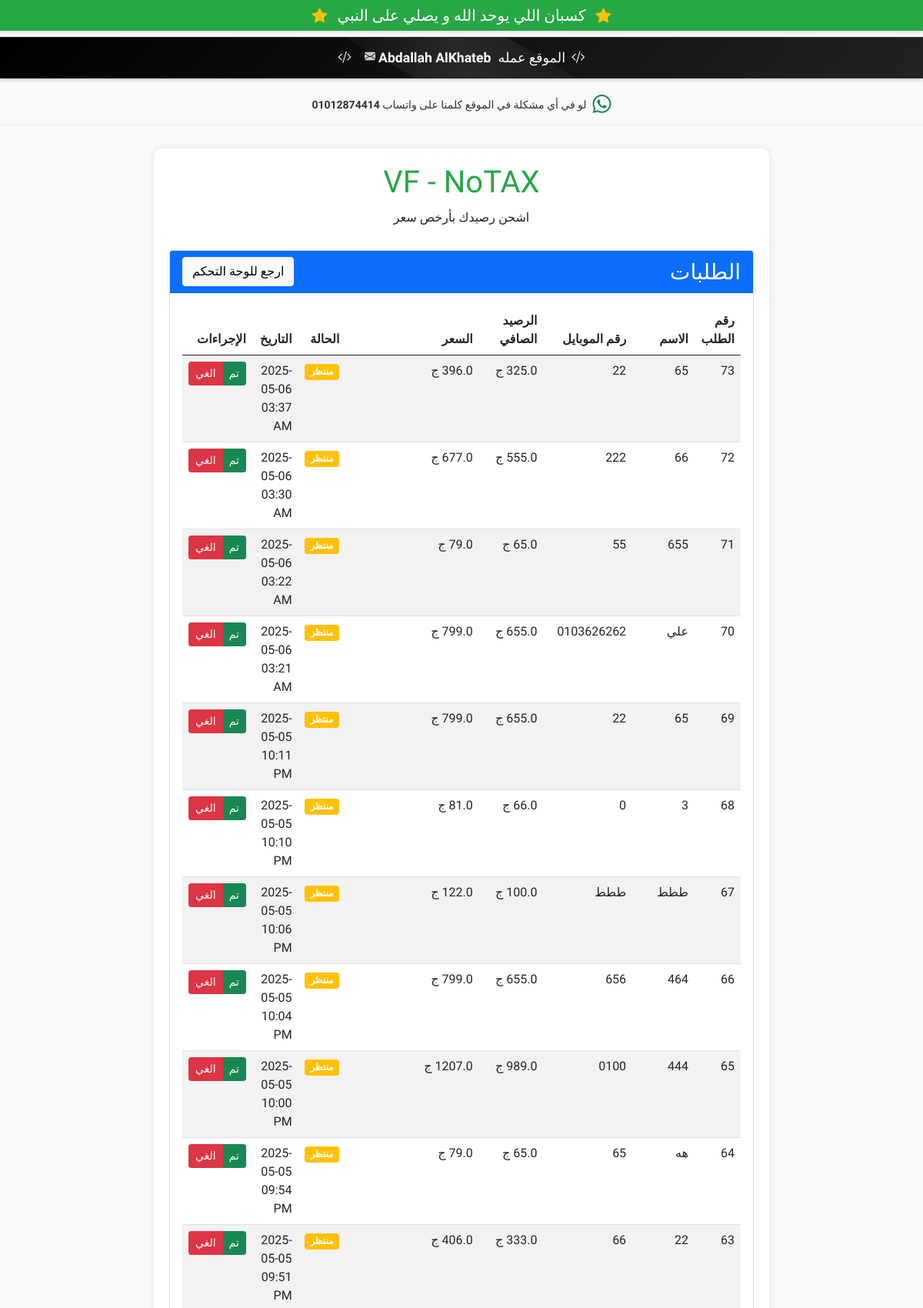
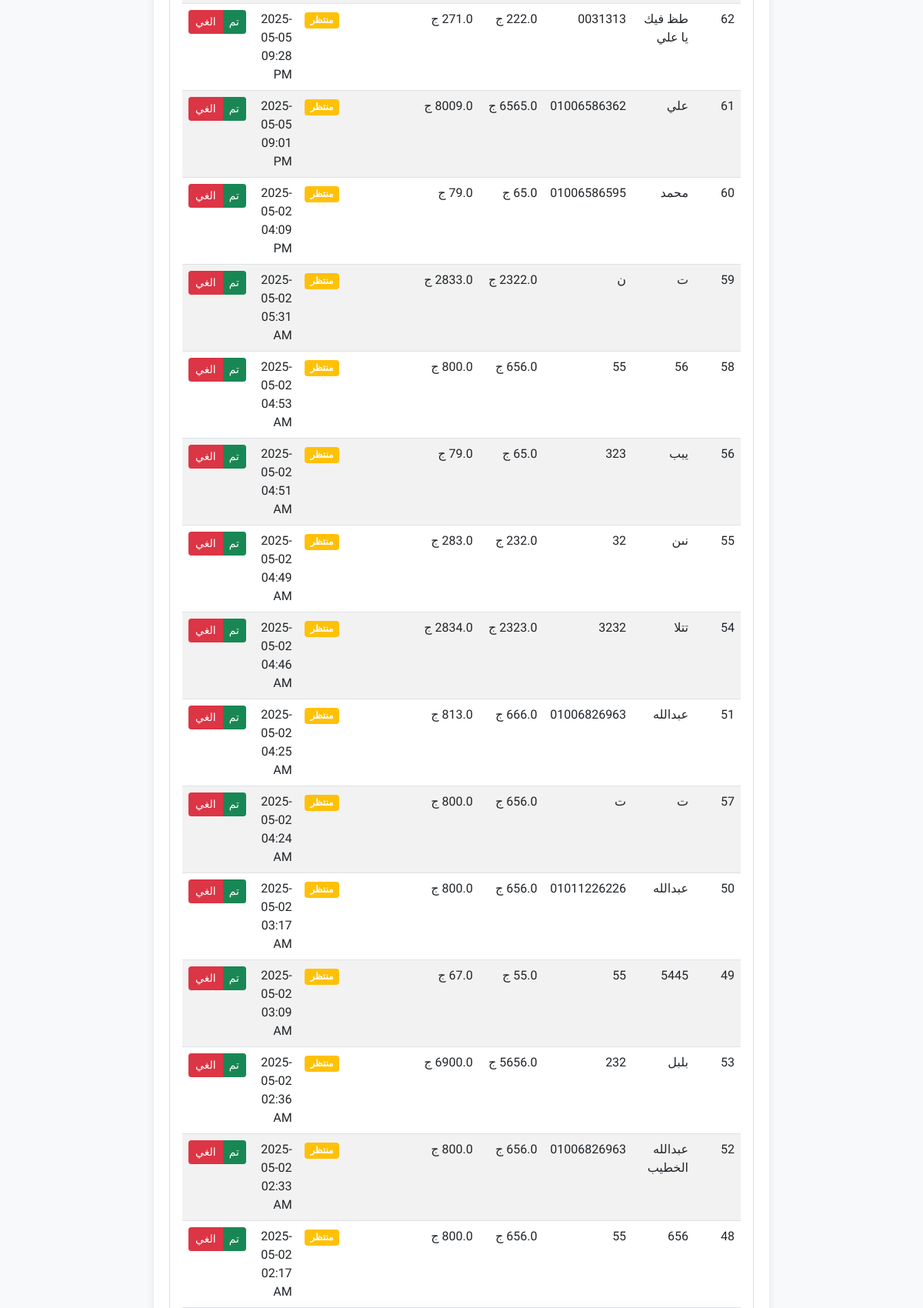
The page /orders (signed in, upper part) on the database its author committed (2 pictures, top to bottom).
### app.py (models this page shows, shortened)
class Order(db.Model):
    id = db.Column(db.Integer, primary_key=True)
    user_name = db.Column(db.String(100), nullable=False)
    user_phone = db.Column(db.String(20), nullable=False)
    net_balance = db.Column(db.Float, nullable=False)
    total_cost = db.Column(db.Float, nullable=False)
    receipt_image = db.Column(db.String(255), nullable=True)
    status = db.Column(db.String(20), default='pending')
    created_at = db.Column(db.DateTime, default=datetime.now)

### app.py (the view)
@app.route('/orders')
def orders():
    if 'admin_logged_in' not in session or not session['admin_logged_in']:
        flash('لازم تسجل دخول الأول', 'danger')
        return redirect(url_for('admin.login'))
    all_orders = Order.query.order_by(Order.created_at.desc()).all()
    return render_template('orders.html', orders=all_orders)

### templates/orders.html (shortened to what this page needs)
{% extends 'base.html' %}
{% block content %}
<div class="row">
    <div class="col-md-12">
        <div class="card">
            <div class="card-header bg-primary text-white d-flex justify-content-between align-items-center">
                <h3 class="mb-0">الطلبات</h3>
                <a href="{{ url_for('admin.dashboard') }}" class="btn btn-light">ارجع للوحة التحكم</a>
            </div>
            <div class="card-body">
                {% if orders %}
                <div class="table-responsive">
                    <table class="table table-striped table-hover">
                        <thead>
                            <tr>
                                <th>رقم الطلب</th>
                                <th>الاسم</th>
                                <th>رقم الموبايل</th>
                                <th>الرصيد الصافي</th>
                                <th>السعر</th>
                                <th>الحالة</th>
                                <th>التاريخ</th>
                                <th>الإجراءات</th>
                            </tr>
                        </thead>
                        <tbody>
                            {% for order in orders %}
                            <tr>
                                <td>{{ order.id }}</td>
                                <td>{{ order.user_name }}</td>
                                <td>{{ order.user_phone }}</td>
                                <td>{{ order.net_balance }} ج</td>
                                <td>{{ order.total_cost }} ج</td>
                                <td>
                                    {% if order.status == 'pending' %}
                                    <span class="badge bg-warning">منتظر</span>
                                    {% elif order.status == 'completed' %}
                                    <span class="badge bg-success">مكتمل</span>
                                    {% elif order.status == 'cancelled' %}
                                    <span class="badge bg-danger">ملغي</span>
                                    {% endif %}
                                </td>
                                <td>{{ order.created_at.strftime('%Y-%m-%d %I:%M %p') }}</td>
                                <td>
                                    <div class="btn-group" role="group">
                                        <button type="button" class="btn btn-sm btn-success">تم</button>
                                        <button type="button" class="btn btn-sm btn-danger">الغي</button>
                                    </div>
                                </td>
                            </tr>
                            {% endfor %}
                        </tbody>
                    </table>
                </div>
                {% else %}
                <div class="alert alert-info">
                    مفيش طلبات دلوقتي.
                </div>
                {% endif %}
            </div>
        </div>
    </div>
</div>
{% endblock %}

### templates/base.html (shortened to what this page needs)
<!DOCTYPE html>
<html lang="ar" dir="rtl">
<head>
    <link rel="stylesheet" href="https://cdn.jsdelivr.net/npm/bootstrap@5.0.2/dist/css/bootstrap.rtl.min.css">
    <link rel="stylesheet" href="https://cdn.jsdelivr.net/npm/bootstrap-icons@1.8.0/font/bootstrap-icons.css">
    <link rel="stylesheet" href="https://cdnjs.cloudflare.com/ajax/libs/animate.css/4.1.1/animate.min.css">
    <link rel="stylesheet" href="{{ url_for('static', filename='css/style.min.css') }}">
</head>
<body>
    <div class="prayer-banner text-center py-2 mb-2">
        <h5 class="mb-0 animate__animated animate__flash animate__infinite animate__slow">
            <i class="bi bi-star-fill text-warning me-2"></i>
            كسبان اللي يوحد الله و يصلي على النبي
            <i class="bi bi-star-fill text-warning ms-2"></i>
        </h5>
    </div>
    <div class="developer-banner text-center py-2 mb-2">
        <div class="developer-content animate__animated animate__fadeIn">
            <i class="bi bi-code-slash text-white me-2"></i>
            <span>الموقع عمله</span>
            <a href="mailto:313qa7@gmail.com" class="developer-name ms-1 me-1 text-decoration-none">
                <span>Abdallah AlKhateb</span>
                <i class="bi bi-envelope-fill ms-1 email-icon"></i>
            </a>
            <i class="bi bi-code-slash text-white ms-2"></i>
        </div>
    </div>
    <div class="support-banner text-center py-2 mb-3">
        <div class="d-flex align-items-center justify-content-center">
            <i class="bi bi-whatsapp text-success me-2 fs-4"></i>
            <p class="mb-0">لو في أي مشكلة في الموقع كلمنا على واتساب <strong>01012874414</strong></p>
        </div>
    </div>
    <div class="container">
        <div class="header">
            <h1 style="color: #28a745;">VF - NoTAX</h1>
            <p>اشحن رصيدك بأرخص سعر</p>
        </div>
        {% block content %}{% endblock %}
    </div>
</body>
</html>

### templates/base.html (style rules this page uses)
.developer-banner { background: linear-gradient(135deg, #000000 0%, #222222 100%); border-top: 1px solid rgba(255,255,255,0.1); border-bottom: 1px solid rgba(255,255,255,0.1); box-shadow: 0 2px 5px rgba(0,0,0,0.2); position: relative; overflow: hidden; color: white; }
.developer-banner::before { content: ''; position: absolute; top: -50%; left: -50%; width: 200%; height: 200%; background: linear-gradient(45deg, transparent 40%, rgba(255, 255, 255, 0.1) 50%, transparent 60%); transform: rotateZ(30deg); animation: shine 3s infinite; }
.developer-content { font-size: 1.1rem; padding: 5px 0; display: flex; align-items: center; justify-content: center; color: white; flex-wrap: nowrap; }
.developer-name { color: #ffffff; font-weight: 700; position: relative; display: inline-flex; align-items: center; padding: 0 5px; transition: all 0.3s ease; cursor: pointer; white-space: nowrap; }
.developer-name::after { content: ''; position: absolute; width: 100%; height: 1px; bottom: 0; left: 0; background-color: #ffffff; transform: scaleX(0); transform-origin: bottom right; transition: transform 0.3s ease-out; }
.email-icon { font-size: 0.8em; opacity: 0.8; vertical-align: middle; transition: all 0.3s ease; margin-top: -2px; }

### rows shown on the page
Order: id "73", user_name "65", user_phone "22", net_balance "325.0", total_cost "396.0", status "منتظر", created_at "2025-05-06 03:37 AM"
Order: id "72", user_name "66", user_phone "222", net_balance "555.0", total_cost "677.0", status "منتظر", created_at "2025-05-06 03:30 AM"
Order: id "71", user_name "655", user_phone "55", net_balance "65.0", total_cost "79.0", status "منتظر", created_at "2025-05-06 03:22 AM"
Order: id "70", user_name "علي", user_phone "0103626262", net_balance "655.0", total_cost "799.0", status "منتظر", created_at "2025-05-06 03:21 AM"
Order: id "69", user_name "65", user_phone "22", net_balance "655.0", total_cost "799.0", status "منتظر", created_at "2025-05-05 10:11 PM"
Order: id "68", user_name "3", user_phone "0", net_balance "66.0", total_cost "81.0", status "منتظر", created_at "2025-05-05 10:10 PM"
Order: id "67", user_name "ططط", user_phone "ططط", net_balance "100.0", total_cost "122.0", status "منتظر", created_at "2025-05-05 10:06 PM"
Order: id "66", user_name "464", user_phone "656", net_balance "655.0", total_cost "799.0", status "منتظر", created_at "2025-05-05 10:04 PM"
Order: id "65", user_name "444", user_phone "0100", net_balance "989.0", total_cost "1207.0", status "منتظر", created_at "2025-05-05 10:00 PM"
Order: id "64", user_name "هه", user_phone "65", net_balance "65.0", total_cost "79.0", status "منتظر", created_at "2025-05-05 09:54 PM"
Order: id "63", user_name "22", user_phone "66", net_balance "333.0", total_cost "406.0", status "منتظر", created_at "2025-05-05 09:51 PM"
Order: id "62", user_name "طظ فيك يا علي", user_phone "0031313", net_balance "222.0", total_cost "271.0", status "منتظر", created_at "2025-05-05 09:28 PM"
Order: id "61", user_name "علي", user_phone "01006586362", net_balance "6565.0", total_cost "8009.0", status "منتظر", created_at "2025-05-05 09:01 PM"
Order: id "60", user_name "محمد", user_phone "01006586595", net_balance "65.0", total_cost "79.0", status "منتظر", created_at "2025-05-02 04:09 PM"
Order: id "59", user_name "ت", user_phone "ن", net_balance "2322.0", total_cost "2833.0", status "منتظر", created_at "2025-05-02 05:31 AM"
Order: id "58", user_name "56", user_phone "55", net_balance "656.0", total_cost "800.0", status "منتظر", created_at "2025-05-02 04:53 AM"
Order: id "56", user_name "يبب", user_phone "323", net_balance "65.0", total_cost "79.0", status "منتظر", created_at "2025-05-02 04:51 AM"
Order: id "55", user_name "نىن", user_phone "32", net_balance "232.0", total_cost "283.0", status "منتظر", created_at "2025-05-02 04:49 AM"
Order: id "54", user_name "تتلا", user_phone "3232", net_balance "2323.0", total_cost "2834.0", status "منتظر", created_at "2025-05-02 04:46 AM"
Order: id "51", user_name "عبدالله", user_phone "01006826963", net_balance "666.0", total_cost "813.0", status "منتظر", created_at "2025-05-02 04:25 AM"
Order: id "57", user_name "ت", user_phone "ت", net_balance "656.0", total_cost "800.0", status "منتظر", created_at "2025-05-02 04:24 AM"
Order: id "50", user_name "عبدالله", user_phone "01011226226", net_balance "656.0", total_cost "800.0", status "منتظر", created_at "2025-05-02 03:17 AM"
Order: id "49", user_name "5445", user_phone "55", net_balance "55.0", total_cost "67.0", status "منتظر", created_at "2025-05-02 03:09 AM"
Order: id "53", user_name "بلبل", user_phone "232", net_balance "5656.0", total_cost "6900.0", status "منتظر", created_at "2025-05-02 02:36 AM"
Order: id "52", user_name "عبدالله الخطيب", user_phone "01006826963", net_balance "656.0", total_cost "800.0", status "منتظر", created_at "2025-05-02 02:33 AM"
Order: id "48", user_name "656", user_phone "55", net_balance "656.0", total_cost "800.0", status "منتظر", created_at "2025-05-02 02:17 AM"
